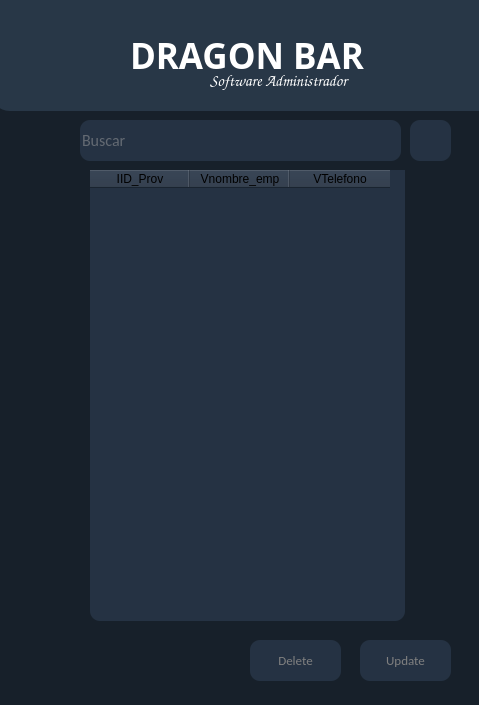
<?xml version="1.0" encoding="UTF-8"?>
<ui version="4.0">
 <class>MainWindow</class>
 <widget class="QMainWindow" name="MainWindow">
  <property name="geometry">
   <rect>
    <x>0</x>
    <y>0</y>
    <width>479</width>
    <height>705</height>
   </rect>
  </property>
  <property name="windowTitle">
   <string>Lista de Proveedores</string>
  </property>
  <property name="windowIcon">
   <iconset>
    <normaloff>Icons/DRAGONN.ico</normaloff>Icons/DRAGONN.ico</iconset>
  </property>
  <property name="styleSheet">
   <string notr="true">background-color:rgb(23, 32, 42);</string>
  </property>
  <widget class="QWidget" name="centralwidget">
   <widget class="QFrame" name="frame">
    <property name="geometry">
     <rect>
      <x>-10</x>
      <y>0</y>
      <width>771</width>
      <height>111</height>
     </rect>
    </property>
    <property name="styleSheet">
     <string notr="true">background-color:rgb(40, 55, 71);
border-radius:20px;
</string>
    </property>
    <property name="frameShape">
     <enum>QFrame::StyledPanel</enum>
    </property>
    <property name="frameShadow">
     <enum>QFrame::Raised</enum>
    </property>
    <widget class="QLabel" name="label">
     <property name="geometry">
      <rect>
       <x>-10</x>
       <y>0</y>
       <width>141</width>
       <height>101</height>
      </rect>
     </property>
     <property name="text">
      <string/>
     </property>
     <property name="pixmap">
      <pixmap>Icons/DRAGONN.ico</pixmap>
     </property>
    </widget>
    <widget class="QLabel" name="label_usuario_2">
     <property name="geometry">
      <rect>
       <x>220</x>
       <y>70</y>
       <width>191</width>
       <height>21</height>
      </rect>
     </property>
     <property name="font">
      <font>
       <family>Comic Sans MS</family>
       <pointsize>12</pointsize>
       <weight>50</weight>
       <bold>false</bold>
      </font>
     </property>
     <property name="styleSheet">
      <string notr="true">color:white;
border-radius:5px;</string>
     </property>
     <property name="text">
      <string>Software Administrador</string>
     </property>
    </widget>
    <widget class="QLabel" name="label_2">
     <property name="geometry">
      <rect>
       <x>140</x>
       <y>30</y>
       <width>271</width>
       <height>51</height>
      </rect>
     </property>
     <property name="font">
      <font>
       <family>Arial Black</family>
       <pointsize>26</pointsize>
       <weight>75</weight>
       <bold>true</bold>
      </font>
     </property>
     <property name="styleSheet">
      <string notr="true">color:white;</string>
     </property>
     <property name="text">
      <string>DRAGON BAR</string>
     </property>
    </widget>
    <zorder>label</zorder>
    <zorder>label_2</zorder>
    <zorder>label_usuario_2</zorder>
   </widget>
   <widget class="QTableWidget" name="table_prov">
    <property name="geometry">
     <rect>
      <x>90</x>
      <y>170</y>
      <width>315</width>
      <height>451</height>
     </rect>
    </property>
    <property name="styleSheet">
     <string notr="true">background-color:rgb(37, 50, 67);color:black;
border-radius:10px;</string>
    </property>
    <column>
     <property name="text">
      <string>IID_Prov</string>
     </property>
    </column>
    <column>
     <property name="text">
      <string>Vnombre_emp</string>
     </property>
    </column>
    <column>
     <property name="text">
      <string>VTelefono</string>
     </property>
    </column>
   </widget>
   <widget class="QPushButton" name="btn_buscar">
    <property name="enabled">
     <bool>true</bool>
    </property>
    <property name="geometry">
     <rect>
      <x>410</x>
      <y>120</y>
      <width>41</width>
      <height>41</height>
     </rect>
    </property>
    <property name="font">
     <font>
      <family>Calibri</family>
      <pointsize>10</pointsize>
     </font>
    </property>
    <property name="cursor">
     <cursorShape>PointingHandCursor</cursorShape>
    </property>
    <property name="styleSheet">
     <string notr="true">QPushButton{
background-color:rgb(37, 50, 67);color:gray;
border-radius:10px;
}

QPushButton:hover{
background-color:rgb(159, 159, 159);

}</string>
    </property>
    <property name="text">
     <string/>
    </property>
    <property name="icon">
     <iconset>
      <normaloff>Icons/buscar.ico</normaloff>Icons/buscar.ico</iconset>
    </property>
   </widget>
   <widget class="QLineEdit" name="text_prov">
    <property name="geometry">
     <rect>
      <x>80</x>
      <y>120</y>
      <width>321</width>
      <height>41</height>
     </rect>
    </property>
    <property name="font">
     <font>
      <family>Calibri</family>
      <pointsize>12</pointsize>
     </font>
    </property>
    <property name="styleSheet">
     <string notr="true">background-color:rgb(37, 50, 67);color:rgb(162, 162, 162);
border-radius:10px;</string>
    </property>
    <property name="maxLength">
     <number>4</number>
    </property>
    <property name="alignment">
     <set>Qt::AlignLeading|Qt::AlignLeft|Qt::AlignVCenter</set>
    </property>
    <property name="placeholderText">
     <string>Buscar</string>
    </property>
   </widget>
   <widget class="QPushButton" name="btn_update">
    <property name="enabled">
     <bool>true</bool>
    </property>
    <property name="geometry">
     <rect>
      <x>360</x>
      <y>640</y>
      <width>91</width>
      <height>41</height>
     </rect>
    </property>
    <property name="font">
     <font>
      <family>Calibri</family>
      <pointsize>10</pointsize>
     </font>
    </property>
    <property name="cursor">
     <cursorShape>PointingHandCursor</cursorShape>
    </property>
    <property name="styleSheet">
     <string notr="true">QPushButton{
background-color:rgb(37, 50, 67);color:gray;
border-radius:10px;
}

QPushButton:hover{
background-color:rgb(159, 159, 159);

}</string>
    </property>
    <property name="text">
     <string>Update</string>
    </property>
   </widget>
   <widget class="QPushButton" name="btn_delete">
    <property name="enabled">
     <bool>true</bool>
    </property>
    <property name="geometry">
     <rect>
      <x>250</x>
      <y>640</y>
      <width>91</width>
      <height>41</height>
     </rect>
    </property>
    <property name="font">
     <font>
      <family>Calibri</family>
      <pointsize>10</pointsize>
     </font>
    </property>
    <property name="cursor">
     <cursorShape>PointingHandCursor</cursorShape>
    </property>
    <property name="styleSheet">
     <string notr="true">QPushButton{
background-color:rgb(37, 50, 67);color:gray;
border-radius:10px;
}

QPushButton:hover{
background-color:rgb(159, 159, 159);

}</string>
    </property>
    <property name="text">
     <string>Delete</string>
    </property>
   </widget>
  </widget>
  <widget class="QStatusBar" name="statusbar"/>
 </widget>
 <resources/>
 <connections/>
</ui>
